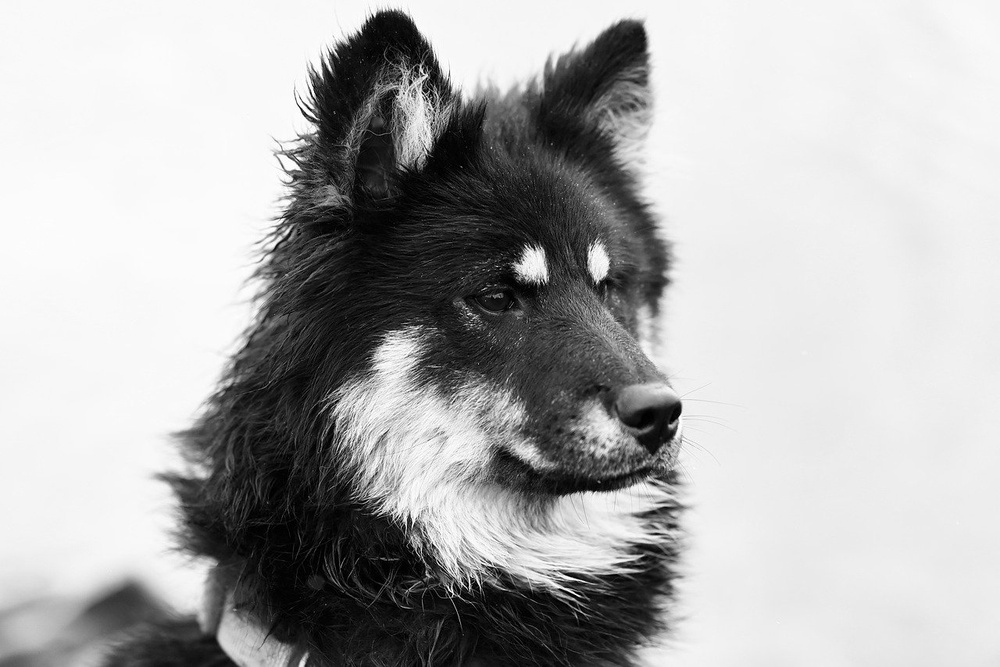
#> input picture resources/dog.jpg, 1000 x 667 px, shrunk from 1280 x 854 before the run
$ python additionAndSubtraction.py
#> lines starting #> are read from the running program, lines starting #| are printed output that depends on the picture
import cv2 as cv

# Images should have the same size and the same number of channels.
img1 = cv.imread("resources/dog.jpg")
#> img1 is the input picture: shape (667, 1000, 3); min 0, max 255, mean 175
img2 = cv.imread("resources/dog2.jpg")
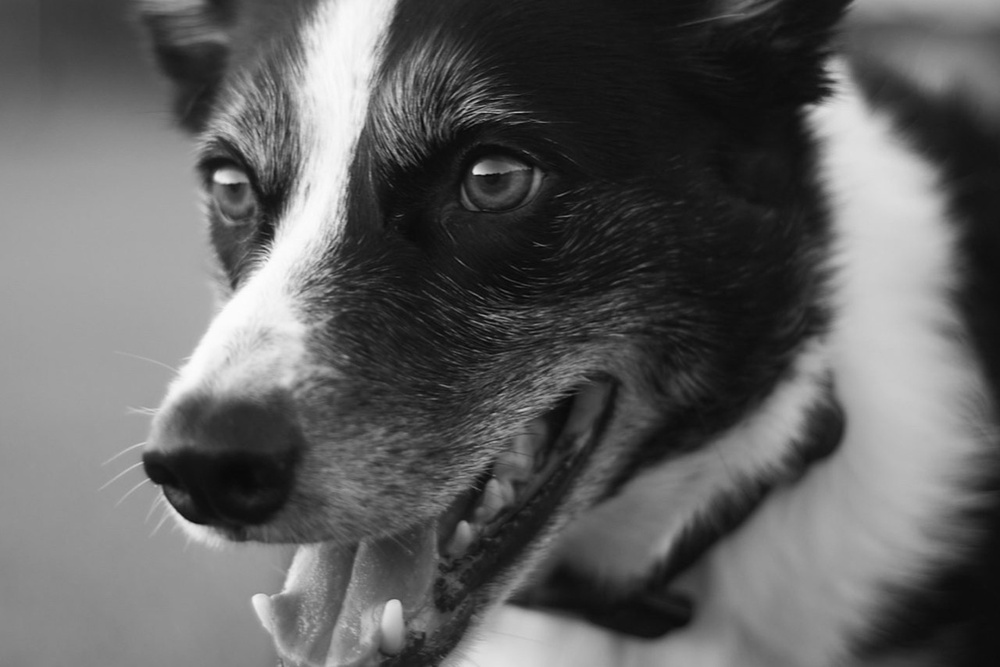
#> input picture resources/dog2.jpg, 1000 x 667 px, shrunk from 1280 x 854 before the run
#> img2 is the input picture: shape (667, 1000, 3); min 4, max 254, mean 96.5
img3 = cv.imread("resources/vignette.jpg")
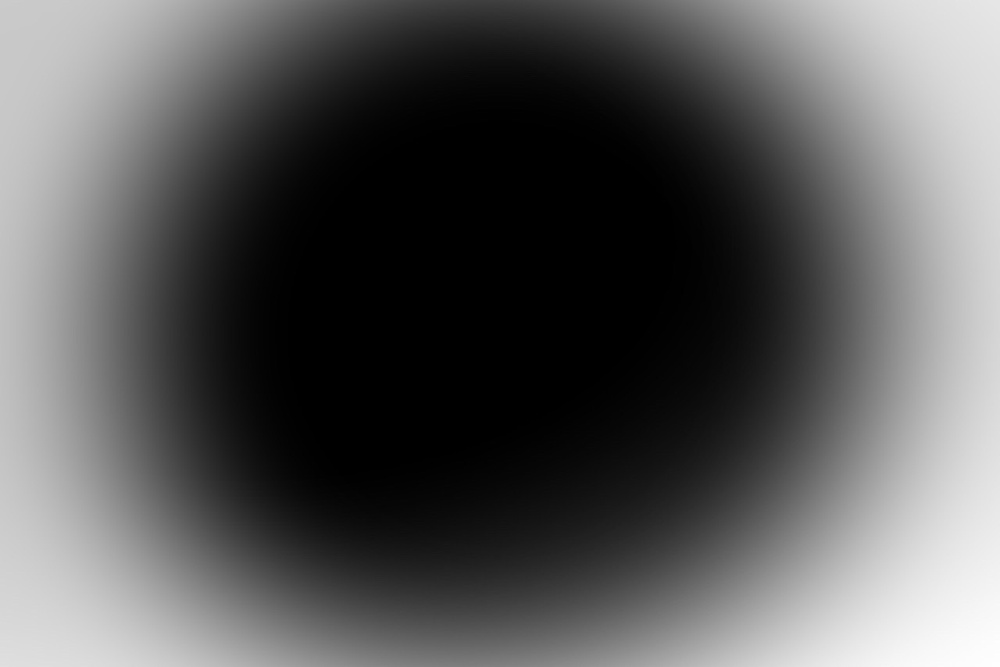
#> input picture resources/vignette.jpg, 1000 x 667 px, shrunk from 1280 x 854 before the run
#> img3 is the input picture: shape (667, 1000, 3); min 0, max 255, mean 88.5

# Add the two images
added = cv.add(img1, img2)
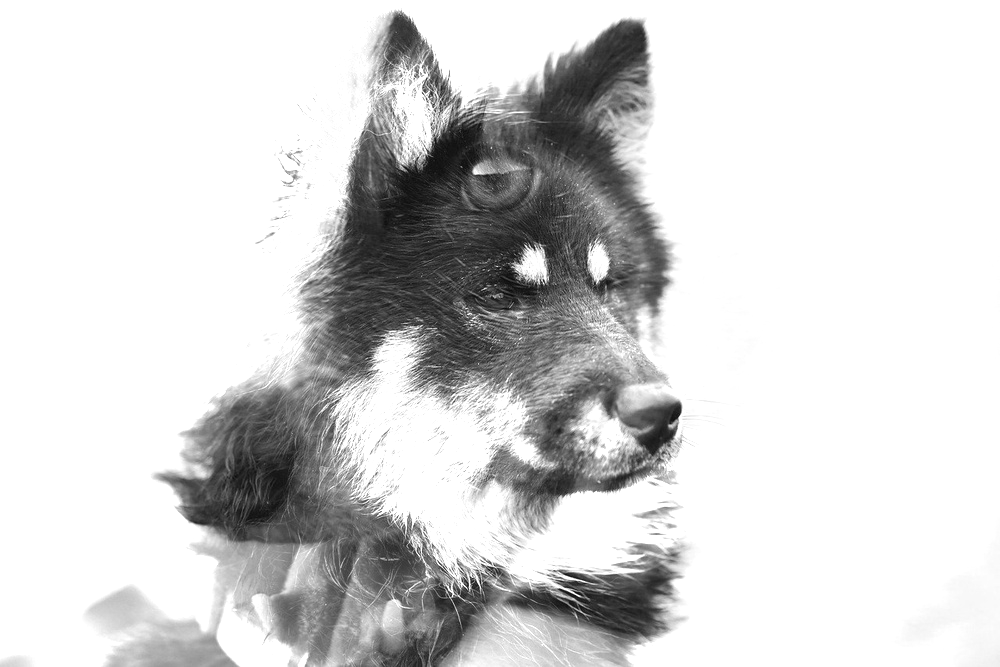
#> added: shape (667, 1000, 3); min 8, max 255, mean 212.9

# Subtract the images
subtracted = cv.subtract(img2, img3)
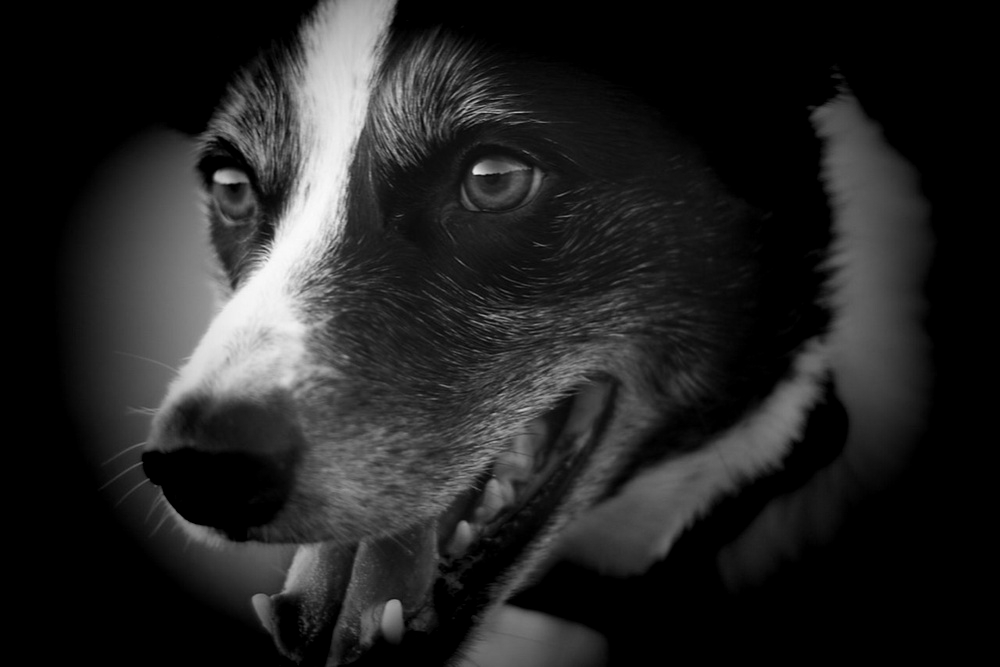
#> subtracted: shape (667, 1000, 3); min 0, max 251, mean 36.2

cv.imshow("Added Image", added)
cv.imshow("Subtracted Image", subtracted)

cv.waitKey(0)
